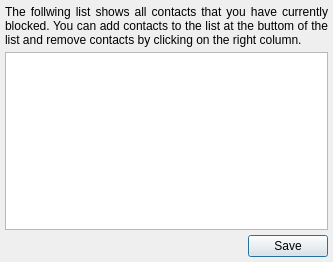
<?xml version="1.0" encoding="UTF-8"?>
<ui version="4.0">
 <class>QtBlockListEditorWindow</class>
 <widget class="QWidget" name="QtBlockListEditorWindow">
  <property name="geometry">
   <rect>
    <x>0</x>
    <y>0</y>
    <width>333</width>
    <height>262</height>
   </rect>
  </property>
  <property name="windowTitle">
   <string>Edit Block List</string>
  </property>
  <layout class="QVBoxLayout" name="verticalLayout">
   <property name="spacing">
    <number>5</number>
   </property>
   <property name="leftMargin">
    <number>5</number>
   </property>
   <property name="topMargin">
    <number>5</number>
   </property>
   <property name="rightMargin">
    <number>5</number>
   </property>
   <property name="bottomMargin">
    <number>5</number>
   </property>
   <item>
    <widget class="QLabel" name="label">
     <property name="text">
      <string>&lt;html&gt;&lt;head/&gt;&lt;body&gt;&lt;p align=&quot;justify&quot;&gt;The follwing list shows all contacts that you have currently blocked. You can add contacts to the list at the buttom of the list and remove contacts by clicking on the right column.&lt;/p&gt;&lt;/body&gt;&lt;/html&gt;</string>
     </property>
     <property name="textFormat">
      <enum>Qt::RichText</enum>
     </property>
     <property name="alignment">
      <set>Qt::AlignJustify|Qt::AlignVCenter</set>
     </property>
     <property name="wordWrap">
      <bool>true</bool>
     </property>
    </widget>
   </item>
   <item>
    <widget class="QTreeWidget" name="blockListTreeWidget">
     <attribute name="headerVisible">
      <bool>false</bool>
     </attribute>
     <column>
      <property name="text">
       <string notr="true">1</string>
      </property>
     </column>
    </widget>
   </item>
   <item>
    <layout class="QHBoxLayout" name="horizontalLayout">
     <property name="sizeConstraint">
      <enum>QLayout::SetDefaultConstraint</enum>
     </property>
     <item>
      <widget class="QLabel" name="errorLabel">
       <property name="text">
        <string/>
       </property>
      </widget>
     </item>
     <item>
      <widget class="QLabel" name="throbberLabel">
       <property name="text">
        <string/>
       </property>
       <property name="alignment">
        <set>Qt::AlignCenter</set>
       </property>
       <property name="textInteractionFlags">
        <set>Qt::NoTextInteraction</set>
       </property>
      </widget>
     </item>
     <item>
      <spacer name="horizontalSpacer">
       <property name="orientation">
        <enum>Qt::Horizontal</enum>
       </property>
       <property name="sizeHint" stdset="0">
        <size>
         <width>40</width>
         <height>20</height>
        </size>
       </property>
      </spacer>
     </item>
     <item>
      <widget class="QPushButton" name="savePushButton">
       <property name="text">
        <string>Save</string>
       </property>
       <property name="default">
        <bool>true</bool>
       </property>
      </widget>
     </item>
    </layout>
   </item>
  </layout>
 </widget>
 <resources/>
 <connections/>
</ui>
